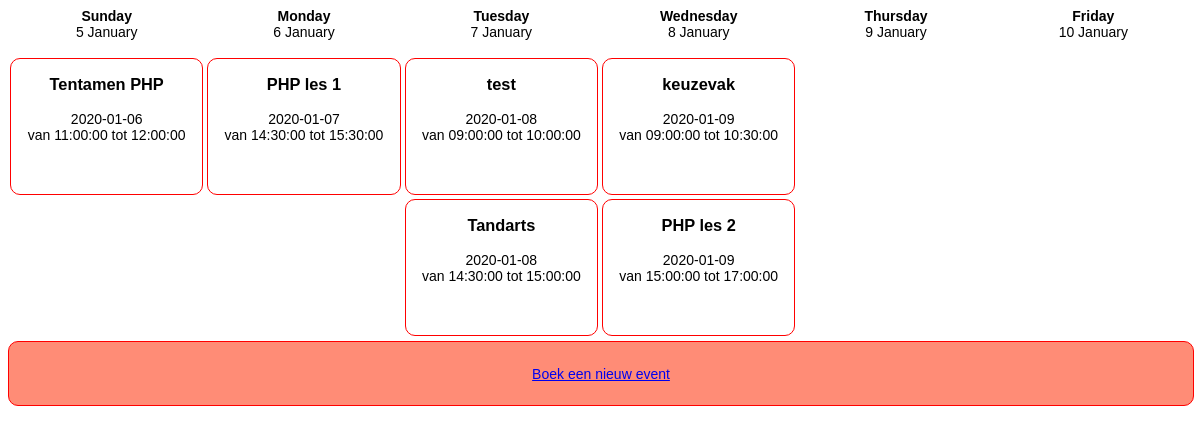
The page / on the database its author committed.
### tables this page shows
CREATE TABLE `reservations` (
  `id` int(11) UNSIGNED NOT NULL,
  `description` varchar(255) NOT NULL,
  `date` date NOT NULL,
  `start_time` time NOT NULL,
  `end_time` time NOT NULL
);

### templates/template_event.php (the view)
<event>
    <h3><?= $reservation['description'] ?></h3>
    <p><?= $reservation['date'] ?>
    <br>van <?= $reservation['start_time']?> tot <?= $reservation['end_time']?></p>
</event>

### index.php (shortened to what this page needs)
<?php
require_once 'includes/db-connection.php';
$date = '2020-01-05';
$enddate = '2020-01-12';
$query = "SELECT *
          FROM planning_system.reservations
          WHERE date >= '$date' AND date <= '$enddate'
          ORDER BY start_time ASC";
$result = mysqli_query($db, $query)
    or die('Error '.mysqli_error($db).' with query '.$query);
$reservations = [];
while($row = mysqli_fetch_assoc($result))
{
    $reservations[] = $row;
}
?>
<!doctype html>
<html lang="en">
<head>
    <link rel="stylesheet" href="css/style.css"/>
</head>
<body>
    <div class="row">
        <?php for($i = 0 ; $i < 6 ; $i++) {?>
        <div class="column">
            <b><?= strftime('%A', strtotime($date ." + $i days")) ?></b>
            <div><?= date('j F', strtotime($date ." + $i days")) ?></div>
            <?php foreach($reservations as $reservation) { ?>
                <?php if(date('N', strtotime($reservation['date'])) == $i + 1) {?>
                    <?php include 'templates/template_event.php' ?>
                <?php } ?>
            <?php } ?>
        </div>
        <?php } ?>
    </div>
    <div class="row"><a href="create.php">Boek een nieuw event</a></div>
</body>
</html>

### css/style.css (style rules this page uses)
html { margin: 0; font-family: sans-serif; font-size: 14px; }
.row { display: flex; flex-direction: row; flex-wrap: wrap; width: 100%; }
.column { display: flex; flex-direction: column; flex-basis: 100%; flex: 1; text-align: center; }
.column div:first-of-type { margin-bottom: 2vh; }
event { height: 135px; border: 1px solid red; border-radius: 10px; margin: 2px; }
.row:nth-child(2) { margin-top: 3px; padding: 2% 0; border: 1px solid red; border-radius: 10px; background-color: #ff8c76; justify-content: center; align-items: center; }

### rows shown on the page
reservations: description "Tentamen PHP", date "2020-01-06", start_time "11:00:00", end_time "12:00:00"
reservations: description "PHP les 1", date "2020-01-07", start_time "14:30:00", end_time "15:30:00"
reservations: description "test", date "2020-01-08", start_time "09:00:00", end_time "10:00:00"
reservations: description "Tandarts", date "2020-01-08", start_time "14:30:00", end_time "15:00:00"
reservations: description "keuzevak", date "2020-01-09", start_time "09:00:00", end_time "10:30:00"
reservations: description "PHP les 2", date "2020-01-09", start_time "15:00:00", end_time "17:00:00"

### other values the page prints
strftime('%A', strtotime($date ." + $i days")) "Sunday"
date('j F', strtotime($date ." + $i days")) "5 January"
strftime('%A', strtotime($date ." + $i days")) "Monday"
date('j F', strtotime($date ." + $i days")) "6 January"
strftime('%A', strtotime($date ." + $i days")) "Tuesday"
date('j F', strtotime($date ." + $i days")) "7 January"
strftime('%A', strtotime($date ." + $i days")) "Wednesday"
date('j F', strtotime($date ." + $i days")) "8 January"
strftime('%A', strtotime($date ." + $i days")) "Thursday"
date('j F', strtotime($date ." + $i days")) "9 January"
strftime('%A', strtotime($date ." + $i days")) "Friday"
date('j F', strtotime($date ." + $i days")) "10 January"
